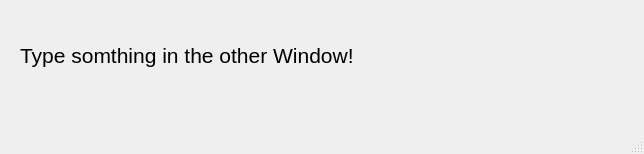
<?xml version="1.0" encoding="UTF-8"?>
<ui version="4.0">
 <class>SecondWindow</class>
 <widget class="QMainWindow" name="SecondWindow">
  <property name="geometry">
   <rect>
    <x>0</x>
    <y>0</y>
    <width>644</width>
    <height>154</height>
   </rect>
  </property>
  <property name="windowTitle">
   <string>MainWindow</string>
  </property>
  <widget class="QWidget" name="centralwidget">
   <widget class="QLabel" name="label">
    <property name="geometry">
     <rect>
      <x>20</x>
      <y>20</y>
      <width>601</width>
      <height>71</height>
     </rect>
    </property>
    <property name="font">
     <font>
      <pointsize>16</pointsize>
     </font>
    </property>
    <property name="text">
     <string>Type somthing in the other Window!</string>
    </property>
   </widget>
  </widget>
  <widget class="QMenuBar" name="menubar">
   <property name="geometry">
    <rect>
     <x>0</x>
     <y>0</y>
     <width>644</width>
     <height>26</height>
    </rect>
   </property>
  </widget>
  <widget class="QStatusBar" name="statusbar"/>
 </widget>
 <resources/>
 <connections/>
</ui>
